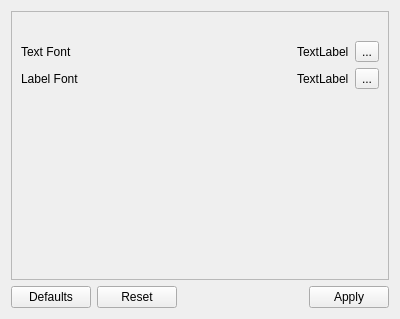
<?xml version="1.0" encoding="UTF-8"?>
<ui version="4.0">
 <class>TableFontSettings</class>
 <widget class="QWidget" name="TableFontSettings">
  <property name="geometry">
   <rect>
    <x>0</x>
    <y>0</y>
    <width>400</width>
    <height>319</height>
   </rect>
  </property>
  <property name="windowTitle">
   <string>Form</string>
  </property>
  <layout class="QVBoxLayout" name="verticalLayout_2">
   <item>
    <widget class="QScrollArea" name="scrollArea">
     <property name="widgetResizable">
      <bool>true</bool>
     </property>
     <widget class="QWidget" name="scrollAreaWidgetContents_2">
      <property name="geometry">
       <rect>
        <x>0</x>
        <y>0</y>
        <width>380</width>
        <height>266</height>
       </rect>
      </property>
      <layout class="QVBoxLayout" name="verticalLayout">
       <item>
        <widget class="QLabel" name="titleLabel">
         <property name="text">
          <string/>
         </property>
        </widget>
       </item>
       <item>
        <layout class="QHBoxLayout" name="horizontalLayout_3">
         <item>
          <widget class="QLabel" name="textfontLabel">
           <property name="text">
            <string>Text Font</string>
           </property>
          </widget>
         </item>
         <item>
          <spacer name="horizontalSpacer_3">
           <property name="orientation">
            <enum>Qt::Horizontal</enum>
           </property>
           <property name="sizeHint" stdset="0">
            <size>
             <width>40</width>
             <height>20</height>
            </size>
           </property>
          </spacer>
         </item>
         <item>
          <widget class="QLabel" name="textfontvalueLabel">
           <property name="text">
            <string>TextLabel</string>
           </property>
          </widget>
         </item>
         <item>
          <widget class="QToolButton" name="textfontToolButton">
           <property name="text">
            <string>...</string>
           </property>
          </widget>
         </item>
        </layout>
       </item>
       <item>
        <layout class="QHBoxLayout" name="horizontalLayout_4">
         <item>
          <widget class="QLabel" name="labelfontLabel">
           <property name="text">
            <string>Label Font</string>
           </property>
          </widget>
         </item>
         <item>
          <spacer name="horizontalSpacer_4">
           <property name="orientation">
            <enum>Qt::Horizontal</enum>
           </property>
           <property name="sizeHint" stdset="0">
            <size>
             <width>40</width>
             <height>20</height>
            </size>
           </property>
          </spacer>
         </item>
         <item>
          <widget class="QLabel" name="labelfontvalueLabel">
           <property name="text">
            <string>TextLabel</string>
           </property>
          </widget>
         </item>
         <item>
          <widget class="QToolButton" name="labelfontToolButton">
           <property name="text">
            <string>...</string>
           </property>
          </widget>
         </item>
        </layout>
       </item>
       <item>
        <spacer name="verticalSpacer">
         <property name="orientation">
          <enum>Qt::Vertical</enum>
         </property>
         <property name="sizeHint" stdset="0">
          <size>
           <width>20</width>
           <height>40</height>
          </size>
         </property>
        </spacer>
       </item>
      </layout>
     </widget>
    </widget>
   </item>
   <item>
    <layout class="QHBoxLayout" name="horizontalLayout_2">
     <item>
      <widget class="QPushButton" name="defaultsPushButton">
       <property name="text">
        <string>Defaults</string>
       </property>
      </widget>
     </item>
     <item>
      <widget class="QPushButton" name="resetPushButton">
       <property name="text">
        <string>Reset</string>
       </property>
      </widget>
     </item>
     <item>
      <spacer name="horizontalSpacer">
       <property name="orientation">
        <enum>Qt::Horizontal</enum>
       </property>
       <property name="sizeHint" stdset="0">
        <size>
         <width>40</width>
         <height>20</height>
        </size>
       </property>
      </spacer>
     </item>
     <item>
      <widget class="QPushButton" name="applyPushButton">
       <property name="text">
        <string>Apply</string>
       </property>
      </widget>
     </item>
    </layout>
   </item>
  </layout>
 </widget>
 <resources/>
 <connections/>
</ui>
